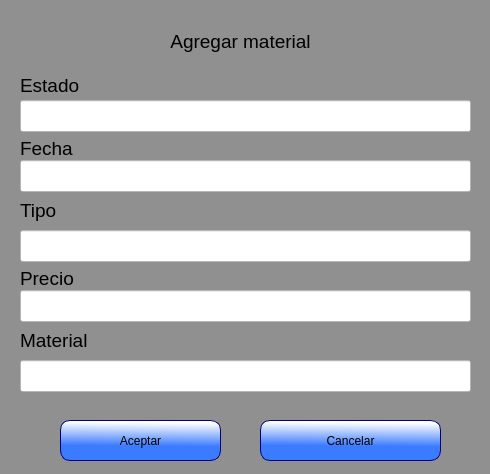
<?xml version="1.0" encoding="UTF-8"?>
<ui version="4.0">
 <class>Dialog</class>
 <widget class="QDialog" name="Dialog">
  <property name="geometry">
   <rect>
    <x>0</x>
    <y>0</y>
    <width>490</width>
    <height>474</height>
   </rect>
  </property>
  <property name="windowTitle">
   <string>Dialog</string>
  </property>
  <property name="styleSheet">
   <string notr="true">QLabel{
font: 14pt &quot;MS Shell Dlg 2&quot;;
}
QDialog{
	background-color: rgb(144, 144, 144);
}
QPushButton{
font: 14pt &quot;MS Shell Dlg 2&quot;;
border: 1px solid rgb(0, 0, 127);
border-radius:10px;
background-color: qlineargradient(spread:pad, x1:0.409318, y1:0.636, x2:0.432, y2:0.0454545, stop:0 rgba(59, 123, 255, 255), stop:1 rgba(255, 255, 255, 255));
}

QPushButton:hover{
background-color: white;
}
QLineEdit{
background-color: white;
}
QComboBox{
background-color: white;
}
QDateEdit{
background-color: white;
}</string>
  </property>
  <widget class="QPushButton" name="btn_aceptar">
   <property name="geometry">
    <rect>
     <x>60</x>
     <y>420</y>
     <width>161</width>
     <height>41</height>
    </rect>
   </property>
   <property name="text">
    <string>Aceptar</string>
   </property>
  </widget>
  <widget class="QPushButton" name="btn_cancelar">
   <property name="geometry">
    <rect>
     <x>260</x>
     <y>420</y>
     <width>181</width>
     <height>41</height>
    </rect>
   </property>
   <property name="text">
    <string>Cancelar</string>
   </property>
  </widget>
  <widget class="QLabel" name="label_trabajador">
   <property name="geometry">
    <rect>
     <x>0</x>
     <y>20</y>
     <width>481</width>
     <height>43</height>
    </rect>
   </property>
   <property name="font">
    <font>
     <family>MS Shell Dlg 2</family>
     <pointsize>14</pointsize>
     <weight>50</weight>
     <italic>false</italic>
     <bold>false</bold>
    </font>
   </property>
   <property name="text">
    <string>Agregar material</string>
   </property>
   <property name="alignment">
    <set>Qt::AlignCenter</set>
   </property>
  </widget>
  <widget class="QLabel" name="lbl_material">
   <property name="geometry">
    <rect>
     <x>20</x>
     <y>330</y>
     <width>161</width>
     <height>21</height>
    </rect>
   </property>
   <property name="font">
    <font>
     <family>MS Shell Dlg 2</family>
     <pointsize>14</pointsize>
     <weight>50</weight>
     <italic>false</italic>
     <bold>false</bold>
    </font>
   </property>
   <property name="text">
    <string>Material</string>
   </property>
  </widget>
  <widget class="QLineEdit" name="lineEdit_estado">
   <property name="geometry">
    <rect>
     <x>20</x>
     <y>100</y>
     <width>451</width>
     <height>32</height>
    </rect>
   </property>
   <property name="font">
    <font>
     <pointsize>10</pointsize>
    </font>
   </property>
   <property name="maxLength">
    <number>8</number>
   </property>
  </widget>
  <widget class="QLabel" name="lbl_tipo">
   <property name="geometry">
    <rect>
     <x>20</x>
     <y>200</y>
     <width>101</width>
     <height>21</height>
    </rect>
   </property>
   <property name="font">
    <font>
     <family>MS Shell Dlg 2</family>
     <pointsize>14</pointsize>
     <weight>50</weight>
     <italic>false</italic>
     <bold>false</bold>
    </font>
   </property>
   <property name="text">
    <string>Tipo</string>
   </property>
  </widget>
  <widget class="QLabel" name="lblDNI">
   <property name="geometry">
    <rect>
     <x>20</x>
     <y>75</y>
     <width>61</width>
     <height>21</height>
    </rect>
   </property>
   <property name="font">
    <font>
     <family>MS Shell Dlg 2</family>
     <pointsize>14</pointsize>
     <weight>50</weight>
     <italic>false</italic>
     <bold>false</bold>
    </font>
   </property>
   <property name="styleSheet">
    <string notr="true"/>
   </property>
   <property name="text">
    <string>Estado</string>
   </property>
  </widget>
  <widget class="QLabel" name="lbl_fecha">
   <property name="geometry">
    <rect>
     <x>20</x>
     <y>140</y>
     <width>71</width>
     <height>16</height>
    </rect>
   </property>
   <property name="font">
    <font>
     <family>MS Shell Dlg 2</family>
     <pointsize>14</pointsize>
     <weight>50</weight>
     <italic>false</italic>
     <bold>false</bold>
    </font>
   </property>
   <property name="text">
    <string>Fecha</string>
   </property>
  </widget>
  <widget class="QLabel" name="label_precio">
   <property name="geometry">
    <rect>
     <x>20</x>
     <y>270</y>
     <width>91</width>
     <height>16</height>
    </rect>
   </property>
   <property name="font">
    <font>
     <family>MS Shell Dlg 2</family>
     <pointsize>14</pointsize>
     <weight>50</weight>
     <italic>false</italic>
     <bold>false</bold>
    </font>
   </property>
   <property name="text">
    <string>Precio</string>
   </property>
  </widget>
  <widget class="QLineEdit" name="lineEdit_fecha">
   <property name="geometry">
    <rect>
     <x>20</x>
     <y>160</y>
     <width>451</width>
     <height>32</height>
    </rect>
   </property>
   <property name="font">
    <font>
     <pointsize>10</pointsize>
    </font>
   </property>
  </widget>
  <widget class="QLineEdit" name="lineEdit_tipo">
   <property name="geometry">
    <rect>
     <x>20</x>
     <y>230</y>
     <width>451</width>
     <height>32</height>
    </rect>
   </property>
   <property name="font">
    <font>
     <pointsize>10</pointsize>
    </font>
   </property>
  </widget>
  <widget class="QLineEdit" name="lineEdit_precio">
   <property name="geometry">
    <rect>
     <x>20</x>
     <y>290</y>
     <width>451</width>
     <height>32</height>
    </rect>
   </property>
   <property name="font">
    <font>
     <pointsize>10</pointsize>
    </font>
   </property>
  </widget>
  <widget class="QLineEdit" name="lineEdit_material">
   <property name="geometry">
    <rect>
     <x>20</x>
     <y>360</y>
     <width>451</width>
     <height>32</height>
    </rect>
   </property>
   <property name="font">
    <font>
     <pointsize>10</pointsize>
    </font>
   </property>
   <property name="maxLength">
    <number>9</number>
   </property>
  </widget>
 </widget>
 <resources/>
 <connections/>
</ui>
